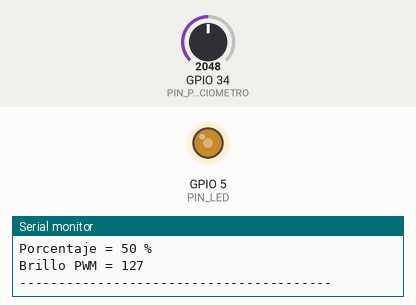
Bench run of a sketch on a simulated ESP32. Shown: output pins drawn as LEDs (lit = HIGH), the last lines printed to the serial monitor. Inputs (shaded band) come from the test bench; at power-on: GPIO 34 (PIN_POTENCIOMETRO) = 2048.

Above: at 1.2 s.
1.3 s: GPIO 34 (PIN_POTENCIOMETRO) set to 4067
At 2.8 s:
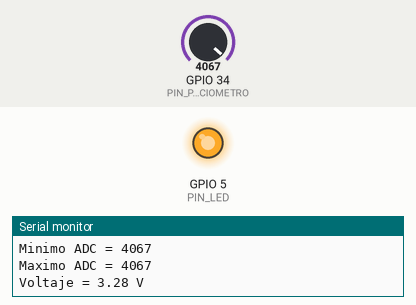
3.1 s: GPIO 34 (PIN_POTENCIOMETRO) set to 4095
At 4.7 s:
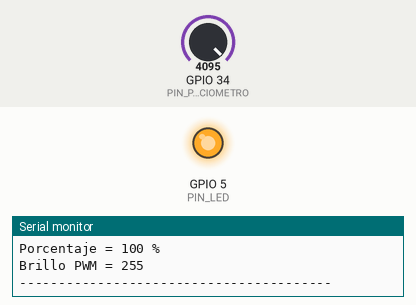
6.1 s: GPIO 34 (PIN_POTENCIOMETRO) set to 2866
At 7.2 s:
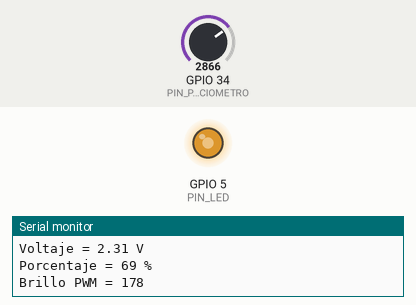
7.8 s: GPIO 34 (PIN_POTENCIOMETRO) set to 1639
At 9.0 s:
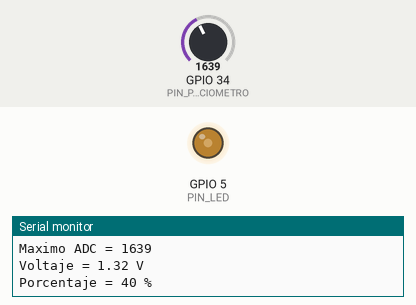
10.8 s: GPIO 34 (PIN_POTENCIOMETRO) set to 1535
At 12.2 s:
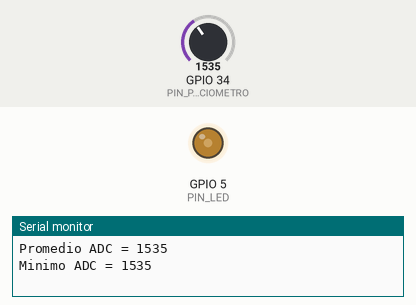
12.5 s: GPIO 34 (PIN_POTENCIOMETRO) set to 491
At 13.9 s:
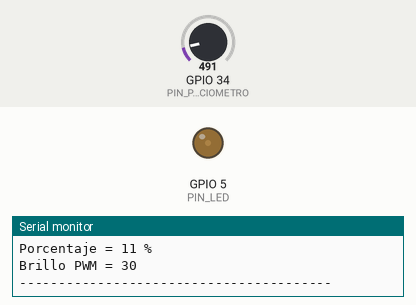
Timing chart, 0 to 15.3 s (numbered marks = the images above; inputs shaded):
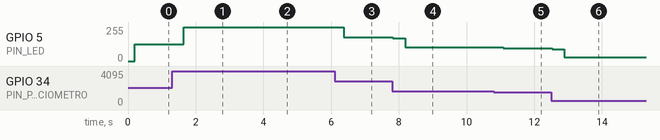

The sketch:

practica_final_cambiada.ino
```cpp
const int PIN_POTENCIOMETRO = 34;
const int PIN_LED = 5;

const int ADC_MAX = 4095;
const int PWM_MAX = 255;

const float VREF = 3.3;

const int CANTIDAD_LECTURAS = 10;

const int PAUSA_ENTRE_LECTURAS_MS = 20;
const int PAUSA_CICLO_MS = 1;

const int FRECUENCIA_PWM = 5000;
const int RESOLUCION_PWM = 8;

void tomarLecturas(
    int pin,
    int datos[],
    int cantidad,
    int pausaMs
){

    if(datos == nullptr || cantidad <= 0){
        return;
    }

    for(int i = 0; i < cantidad; i++){

        datos[i] = analogRead(pin);

        delay(pausaMs);
    }
}

void analizarLecturas(
    int datos[],
    int cantidad,
    int *promedio,
    int *minimo,
    int *maximo
){

    if(
        datos == nullptr ||
        promedio == nullptr ||
        minimo == nullptr ||
        maximo == nullptr ||
        cantidad <= 0
    ){
        return;
    }

    long suma = 0;

    *minimo = datos[0];

    *maximo = datos[0];

    for(int i = 0; i < cantidad; i++){

        suma = suma + datos[i];

        if(datos[i] < *minimo){
            *minimo = datos[i];
        }

        if(datos[i] > *maximo){
            *maximo = datos[i];
        }
    }

    *promedio = (int)(suma / cantidad);
}

void convertirPromedio(
    int promedioADC,
    float *voltaje,
    int *porcentaje,
    int *brilloPWM
){

    if(
        voltaje == nullptr ||
        porcentaje == nullptr ||
        brilloPWM == nullptr
    ){
        return;
    }

    *voltaje =
        (promedioADC * VREF) / ADC_MAX;

    *porcentaje =
        (int)((long)promedioADC * 100L / ADC_MAX);

    *brilloPWM =
        (int)((long)promedioADC * PWM_MAX / ADC_MAX);
}

void aplicarSalidaLED(
    int pinLED,
    int brilloPWM
){

    ledcWrite(pinLED, brilloPWM);
}

void mostrarLecturas(
    int datos[],
    int cantidad
){

    if(datos == nullptr || cantidad <= 0){
        return;
    }

    Serial.print("Lecturas: ");

    for(int i = 0; i < cantidad; i++){

        Serial.print(datos[i]);

        Serial.print(" ");
    }

    Serial.println();
}

void mostrarReporte(
    int promedio,
    int minimo,
    int maximo,
    float voltaje,
    int porcentaje,
    int brilloPWM
){

    Serial.print("Promedio ADC = ");
    Serial.println(promedio);

    Serial.print("Minimo ADC = ");
    Serial.println(minimo);

    Serial.print("Maximo ADC = ");
    Serial.println(maximo);

    Serial.print("Voltaje = ");
    Serial.print(voltaje, 2);
    Serial.println(" V");

    Serial.print("Porcentaje = ");
    Serial.print(porcentaje);
    Serial.println(" %");

    Serial.print("Brillo PWM = ");
    Serial.println(brilloPWM);

    Serial.println("----------------------------------------");
}

void setup(){

    Serial.begin(9600);

    pinMode(PIN_LED, OUTPUT);

    ledcAttach(
        PIN_LED,
        FRECUENCIA_PWM,
        RESOLUCION_PWM
    );
}

void loop(){

    int lecturas[CANTIDAD_LECTURAS];

    int promedio = 0;
    int minimo = 0;
    int maximo = 0;

    float voltaje = 0.0;

    int porcentaje = 0;

    int brilloPWM = 0;

    tomarLecturas(
        PIN_POTENCIOMETRO,
        lecturas,
        CANTIDAD_LECTURAS,
        PAUSA_ENTRE_LECTURAS_MS
    );

    analizarLecturas(
        lecturas,
        CANTIDAD_LECTURAS,
        &promedio,
        &minimo,
        &maximo
    );

    convertirPromedio(
        promedio,
        &voltaje,
        &porcentaje,
        &brilloPWM
    );

    aplicarSalidaLED(
        PIN_LED,
        brilloPWM
    );

    mostrarLecturas(
        lecturas,
        CANTIDAD_LECTURAS
    );

    mostrarReporte(
        promedio,
        minimo,
        maximo,
        voltaje,
        porcentaje,
        brilloPWM
    );

    delay(PAUSA_CICLO_MS);
}
```

Measured:
- after the input at 1.3 s, GPIO 5 (PIN_LED): 127/255 → 252/255 after 0.35 s
- after the input at 3.1 s, GPIO 5 (PIN_LED): 252/255 → 255/255 after 0.36 s
- after the input at 6.1 s, GPIO 5 (PIN_LED): 255/255 → 177/255 after 0.27 s
- after the input at 7.8 s, GPIO 5 (PIN_LED): 177/255 → 169/255 at once, → 102/255 0.36 s later
- after the input at 10.8 s, GPIO 5 (PIN_LED): 102/255 → 95/255 after 0.28 s
- after the input at 12.5 s, GPIO 5 (PIN_LED): 95/255 → 89/255 at once, → 30/255 0.36 s later
